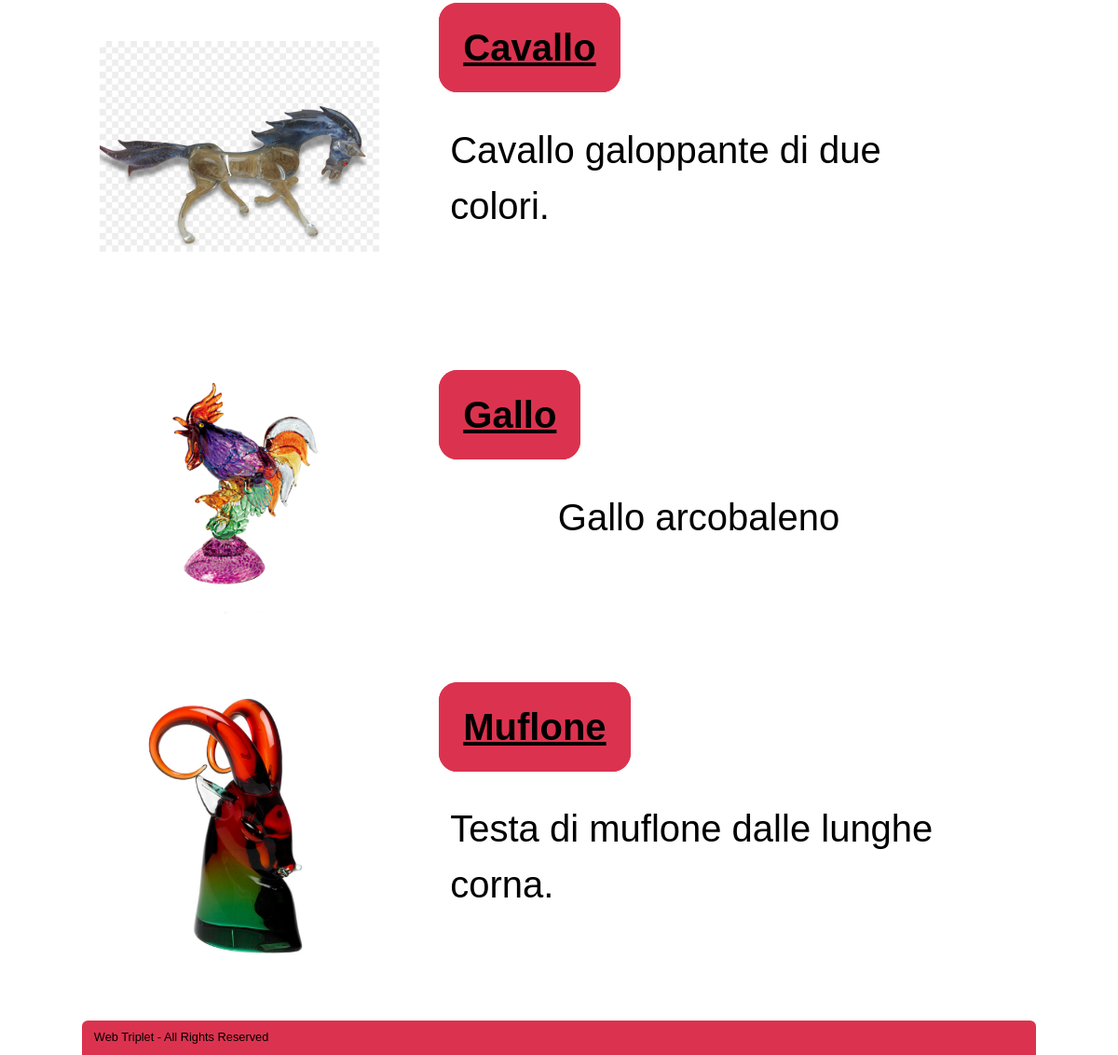
The app's page /categorie.php?cat=2 (lower part), older data.
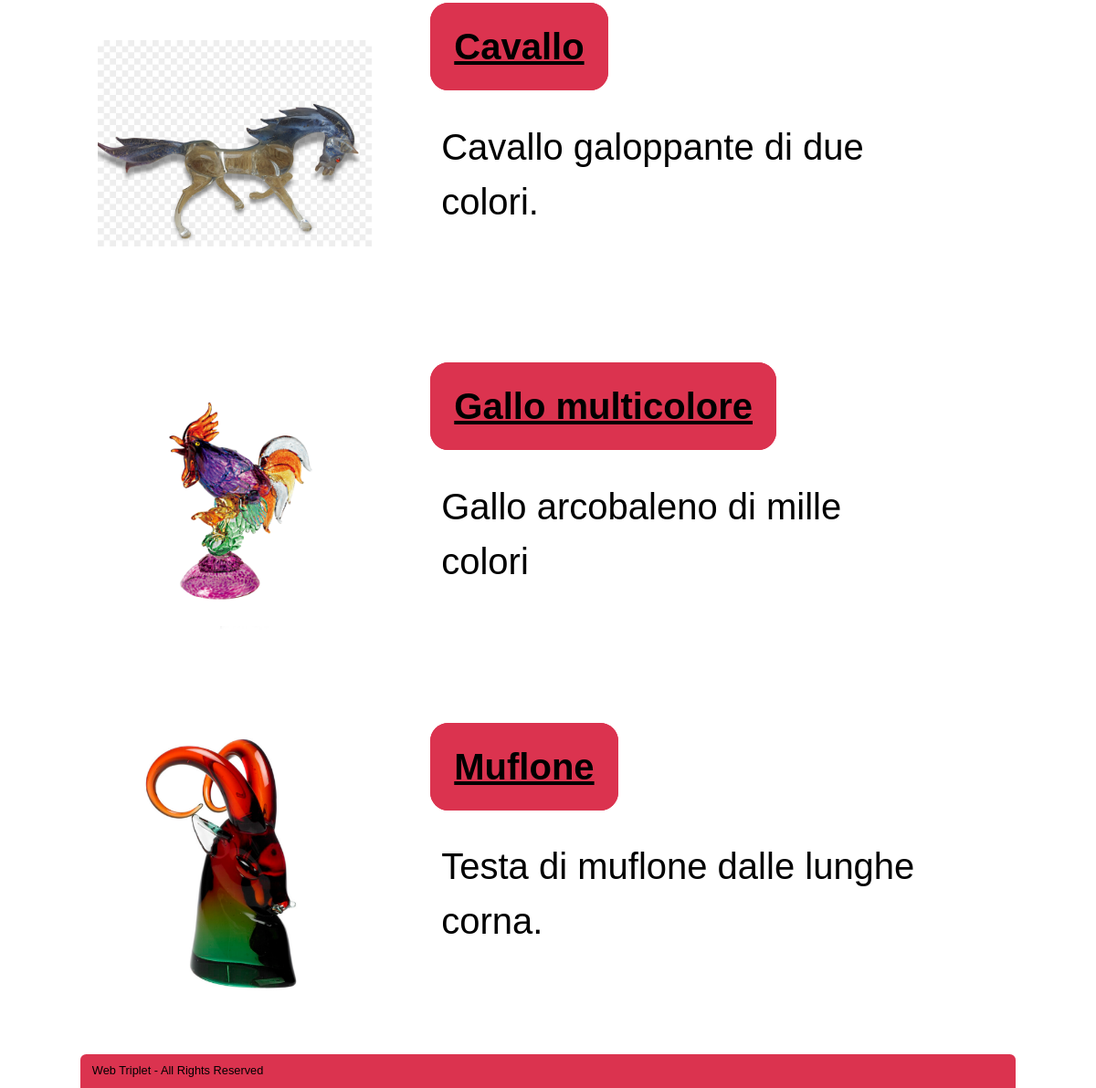
The same page, newer data.
### tables this page shows
CREATE TABLE IF NOT EXISTS `immagini` (
  `id_prodotto` int(100) NOT NULL,
  `id_categoria` int(100) NOT NULL,
  `path` varchar(500) NOT NULL,
  `alt_img` text DEFAULT NULL,
  UNIQUE KEY `path` (`path`),
  KEY `id_prodotto` (`id_prodotto`,`id_categoria`)
);

CREATE TABLE IF NOT EXISTS `prodotti` (
  `id_prodotto` int(100) NOT NULL AUTO_INCREMENT,
  `id_categoria` int(100) NOT NULL,
  `Nome` varchar(100) NOT NULL,
  `Descrizione` varchar(500) NOT NULL,
  PRIMARY KEY (`id_prodotto`,`id_categoria`),
  KEY `prodotti` (`id_categoria`)
);

### PHP/connessione2.php (called while the page is built, shortened)
<?php
class DBAccess
{
    private static function startConnection()
    {
        try {
            return new mysqli(DBAccess::HOST_DB, DBAccess::USERNAME, DBAccess::PASSWORD, DBAccess::DATABASE_NAME);
        } catch (Exception $e) {
            http_response_code(500);
            if(isset($_SESSION["ruolo"])) {
                if($_SESSION["ruolo"] == "user") {
                    echo file_get_contents(dirname(__FILE__) . "/../HTML/500Utente.html");
                } elseif($_SESSION["ruolo"] == "admin") {
                    echo file_get_contents(dirname(__FILE__) . "/../HTML/500Amministratore.html");
                }
            } else {
                echo file_get_contents(dirname(__FILE__) . "/../HTML/500Semplice.html");
            }
            die();
        }
    }
    public static function dbQuery($query, ...$parametri)
    {
        $connection = self::startConnection();
        $stmt = $connection->prepare($query);
        if (count($parametri) > 0) {
            $stmt->bind_param(str_repeat("s", count($parametri)), ...$parametri);
        }
        $stmt->execute();
        $queryResult = $stmt->get_result();
        $select = false;
        if (strpos($query, "SELECT") === 0) {
            $select = true;
        }
        if ($select) {
            $result = array();
            while ($row = mysqli_fetch_assoc($queryResult)) {
                array_push($result, $row);
            }
            if (empty($result)) {
                return null;
            } else {
                return $result;
            }
        } else {
            $connection->close();
            return true;
        }
    }
}
?>

### categorie.php (the view, shortened to what this page needs)
<?php
require_once "PHP/class.php";
$replace = "";
$keywords = "";
if(isset($_GET["cat"])){
    $result3 = Access::getKeyWordsCategoria($_GET["cat"]);
    if (!empty($result3)&& isset($result3)) {
        for ($i = 0; $i < count($result3); $i++) {
            if ($i == count($result3) - 1) {
                $keywords .= $result3[$i]["Nome"];
            } else {
                $keywords .= $result3[$i]["Nome"] . ", ";
            }
        }
    }
}
if (isset($_GET["cat"])) {
    $result = Access::getProductsbyCategory($_GET["cat"]);
    if (isset($_SESSION["username"])) {
        $template = Access::getHeader(Access::getCategoryName($_GET["cat"]), "Lista delle categorie presenti nel nostro catalogo di oggetti.", "Categorie, Prodotti, Oggettistica di vetro, ".$keywords, $_SESSION["ruolo"], "Prodotti", "categorie.php");
    } else {
        $template = Access::getHeader(Access::getCategoryName($_GET["cat"]), "Lista delle categorie presenti nel nostro catalogo di oggetti.", "Categorie, Prodotti, Oggettistica di vetro, ".$keywords, null, "Prodotti", "categorie.php");
    }
    $template .= file_get_contents('HTML/categorie.html');
    if (!empty($result)) {
        $ElencoProdot = "";
        for ($i = 0; $i < count($result); $i++) {
            $ElencoProdot .= '<div class="conteg-container" role="group" aria-label="Categoria">
            <div class="img-categ"><img src="'. $result[$i]["path"] . '" alt="' . $result[$i]["alt_img"] . '" width="300" height="300"/></div>
            <div class="text-container"><div class="link-class"><a href="prodotto.php?prod=' . $result[$i]['id_prodotto'] . '">' . $result[$i]['Nome'] . '</a></div>
            <div class="desc-categ">' . $result[$i]['Descrizione'] . '</div></div></div>';
        }
        $replace = array("" => $ElencoProdot);
    }
}
foreach ($replace as $key => $value) {
    $HTMLPage = str_replace($key, $value, $template);
}
echo $HTMLPage;
?>

Row changes from the older to the newer data that the page shows:
changed through a linked row, immagini: prodotti.Nome "Gallo" → "Gallo multicolore"; prodotti.Descrizione "Gallo arcobaleno" → "Gallo arcobaleno di mille colori"
